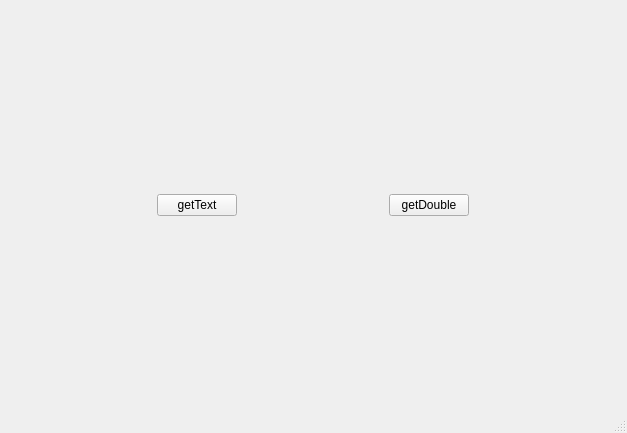
<?xml version="1.0" encoding="UTF-8"?>
<ui version="4.0">
 <class>MainWindow</class>
 <widget class="QMainWindow" name="MainWindow">
  <property name="geometry">
   <rect>
    <x>0</x>
    <y>0</y>
    <width>627</width>
    <height>433</height>
   </rect>
  </property>
  <property name="windowTitle">
   <string>MainWindow</string>
  </property>
  <widget class="QWidget" name="centralWidget">
   <layout class="QHBoxLayout" name="horizontalLayout">
    <item>
     <widget class="QPushButton" name="pushButton">
      <property name="sizePolicy">
       <sizepolicy hsizetype="Fixed" vsizetype="Fixed">
        <horstretch>0</horstretch>
        <verstretch>0</verstretch>
       </sizepolicy>
      </property>
      <property name="text">
       <string>getText</string>
      </property>
     </widget>
    </item>
    <item>
     <widget class="QPushButton" name="pushButton_2">
      <property name="sizePolicy">
       <sizepolicy hsizetype="Fixed" vsizetype="Fixed">
        <horstretch>0</horstretch>
        <verstretch>0</verstretch>
       </sizepolicy>
      </property>
      <property name="text">
       <string>getDouble</string>
      </property>
     </widget>
    </item>
   </layout>
  </widget>
  <widget class="QStatusBar" name="statusBar"/>
 </widget>
 <layoutdefault spacing="6" margin="11"/>
 <resources/>
 <connections/>
</ui>
